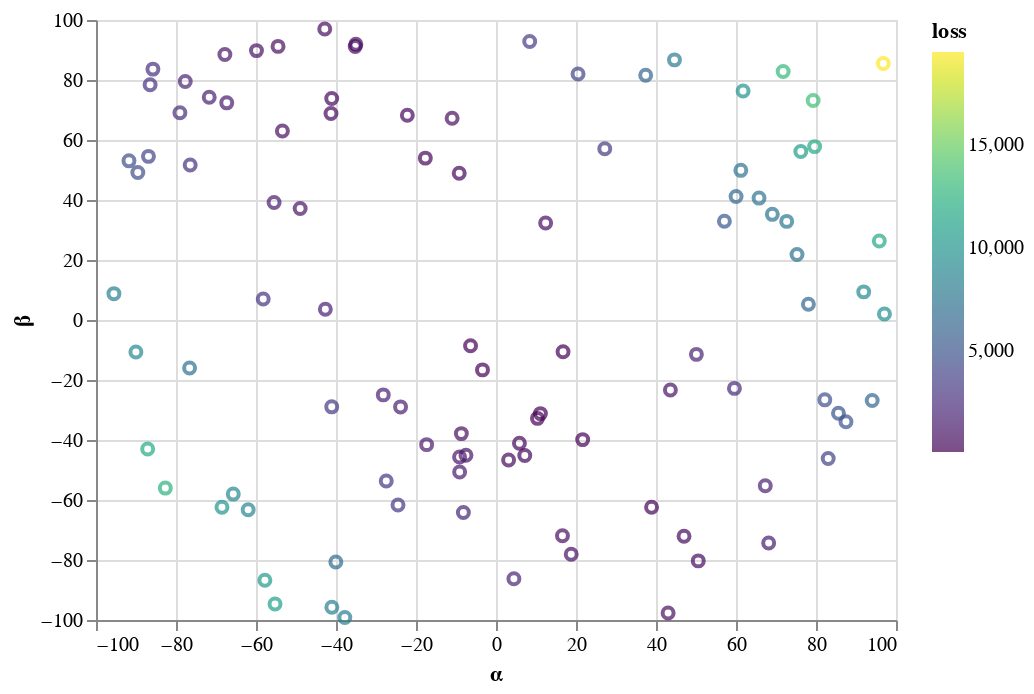

Here is the notebook cell this chart was saved with:
### Code cell
alt.Chart(random_guess_data).mark_point().encode(
    x = 'α',
    y = 'β',
    color = alt.Color('loss', scale=alt.Scale(scheme='viridis'))
)

### Figure 1 — Vega-Lite specification as saved in the notebook (floating-point values rounded to 4 significant figures)
{"$schema": "https://vega.github.io/schema/vega-lite/v3.4.0.json", "config": {"mark": {"tooltip": null}, "view": {"height": 300, "width": 400}}, "data": {"name": "data-6a7e051c6058147a0195b8c8dbfc30d2"}, "datasets": {"data-6a7e051c6058147a0195b8c8dbfc30d2": [{"loss": 135.3, "α": 16.76, "β": -10.59}, {"loss": 7214.0, "α": -76.6, "β": -16.02}, {"loss": 752.5, "α": 16.61, "β": -71.92}, {"loss": 130.8, "α": 21.67, "β": -39.87}, {"loss": 1723.0, "α": -71.69, "β": 74.24}, {"loss": 1957.0, "α": 50.1, "β": -11.46}, {"loss": 164.6, "α": -3.38, "β": -16.63}, {"loss": 1167.0, "α": -9.103, "β": -45.66}, {"loss": 1713.0, "α": -42.66, "β": 3.59}, {"loss": 2892.0, "α": -76.45, "β": 51.64}, {"loss": 4801.0, "α": 82.2, "β": -26.62}, {"loss": 98.55, "α": 11.11, "β": -31.21}, {"loss": 7430.0, "α": 69.08, "β": 35.22}, {"loss": 127.0, "α": -6.363, "β": -8.564}, {"loss": 1479.0, "α": -55.48, "β": 39.18}, {"loss": 1708.0, "α": -28.18, "β": -24.96}, {"loss": 1574.0, "α": -17.35, "β": -41.55}, {"loss": 854.3, "α": 18.8, "β": -78.09}, {"loss": 837.7, "α": 12.41, "β": 32.34}, {"loss": 279.0, "α": -17.67, "β": 53.96}, {"loss": 19520.0, "α": 96.83, "β": 85.47}, {"loss": 1232.0, "α": -67.78, "β": 88.47}, {"loss": 10830.0, "α": 76.2, "β": 56.17}, {"loss": 12920.0, "α": 71.79, "β": 82.81}, {"loss": 6432.0, "α": 78.1, "β": 5.248}, {"loss": 1060.0, "α": 43.6, "β": -23.32}, {"loss": 694.6, "α": -35.19, "β": 91.18}, {"loss": 1897.0, "α": -8.156, "β": -64.18}, {"loss": 6339.0, "α": 37.42, "β": 81.56}, {"loss": 543.4, "α": 47.01, "β": -72.08}, {"loss": 11740.0, "α": 95.83, "β": 26.35}, {"loss": 8203.0, "α": -37.8, "β": -99.18}, {"loss": 1537.0, "α": -23.86, "β": -28.97}, {"loss": 3301.0, "α": -24.5, "β": -61.66}, {"loss": 783.0, "α": -10.97, "β": 67.27}, {"loss": 840.9, "α": -53.4, "β": 62.99}, {"loss": 11000.0, "α": -55.24, "β": -94.66}, {"loss": 5348.0, "α": 57.1, "β": 32.94}, {"loss": 11890.0, "α": -87.08, "β": -43.02}, {"loss": 440.1, "α": -41.07, "β": 73.85}, {"loss": 344.6, "α": 5.858, "β": -41.11}, {"loss": 10140.0, "α": -68.51, "β": -62.43}, {"loss": 5083.0, "α": 87.49, "β": -33.89}, {"loss": 2001.0, "α": 4.472, "β": -86.23}, {"loss": 390.0, "α": 7.193, "β": -45.14}, {"loss": 3198.0, "α": 27.19, "β": 57.11}, {"loss": 713.1, "α": -35.04, "β": 91.89}, {"loss": 739.8, "α": -54.49, "β": 91.2}, {"loss": 13450.0, "α": 79.29, "β": 73.17}, {"loss": 2475.0, "α": -79.03, "β": 69.11}, {"loss": 2359.0, "α": 59.61, "β": -22.8}, {"loss": 12400.0, "α": -82.67, "β": -56.03}, {"loss": 1088.0, "α": -48.96, "β": 37.19}, {"loss": 10090.0, "α": 61.77, "β": 76.35}, {"loss": 7391.0, "α": 61.21, "β": 49.89}, {"loss": 9158.0, "α": -90.03, "β": -10.67}, {"loss": 764.7, "α": 43.03, "β": -97.69}, {"loss": 630.6, "α": 50.57, "β": -80.3}, {"loss": 8965.0, "α": -61.96, "β": -63.24}, {"loss": 2617.0, "α": -85.77, "β": 83.63}, {"loss": 6442.0, "α": 60.02, "β": 41.17}, {"loss": 1462.0, "α": -67.32, "β": 72.38}, {"loss": 3151.0, "α": -41.07, "β": -28.95}, {"loss": 423.1, "α": -41.25, "β": 68.84}, {"loss": 4072.0, "α": 20.51, "β": 82.01}, {"loss": 888.8, "α": -59.88, "β": 89.79}, {"loss": 9225.0, "α": 91.93, "β": 9.382}, {"loss": 455.5, "α": -22.17, "β": 68.28}, {"loss": 122.2, "α": 10.36, "β": -32.79}, {"loss": 372.9, "α": -9.194, "β": 48.92}, {"loss": 8418.0, "α": -95.52, "β": 8.783}, {"loss": 3127.0, "α": -27.44, "β": -53.66}, {"loss": 6555.0, "α": 94.05, "β": -26.86}, {"loss": 867.5, "α": -8.66, "β": -37.87}, {"loss": 4996.0, "α": 85.62, "β": -31.09}, {"loss": 2045.0, "α": -77.69, "β": 79.52}, {"loss": 718.6, "α": -42.81, "β": 96.97}, {"loss": 7980.0, "α": 44.62, "β": 86.71}, {"loss": 2858.0, "α": -86.47, "β": 78.4}, {"loss": 3442.0, "α": 8.426, "β": 92.81}, {"loss": 4635.0, "α": -91.76, "β": 53.05}, {"loss": 7341.0, "α": 65.76, "β": 40.63}, {"loss": 9142.0, "α": -65.68, "β": -58.03}, {"loss": 9530.0, "α": 97.11, "β": 1.981}, {"loss": 1363.0, "α": -9.087, "β": -50.68}, {"loss": 10630.0, "α": -57.78, "β": -86.73}, {"loss": 3934.0, "α": -86.89, "β": 54.55}, {"loss": 4562.0, "α": -89.54, "β": 49.15}, {"loss": 8427.0, "α": -41.03, "β": -95.77}, {"loss": 374.2, "α": 38.89, "β": -62.42}, {"loss": 3057.0, "α": -58.2, "β": 6.995}, {"loss": 1852.0, "α": 67.32, "β": -55.23}, {"loss": 7320.0, "α": 75.25, "β": 21.82}, {"loss": 6831.0, "α": -40.04, "β": -80.65}, {"loss": 11730.0, "α": 79.66, "β": 57.8}, {"loss": 1441.0, "α": 68.17, "β": -74.31}, {"loss": 3802.0, "α": 83.05, "β": -46.15}, {"loss": 1047.0, "α": -7.507, "β": -45.06}, {"loss": 7844.0, "α": 72.67, "β": 32.87}, {"loss": 567.8, "α": 3.148, "β": -46.65}]}, "encoding": {"color": {"field": "loss", "scale": {"scheme": "viridis"}, "type": "quantitative"}, "x": {"field": "α", "type": "quantitative"}, "y": {"field": "β", "type": "quantitative"}}, "mark": "point"}
